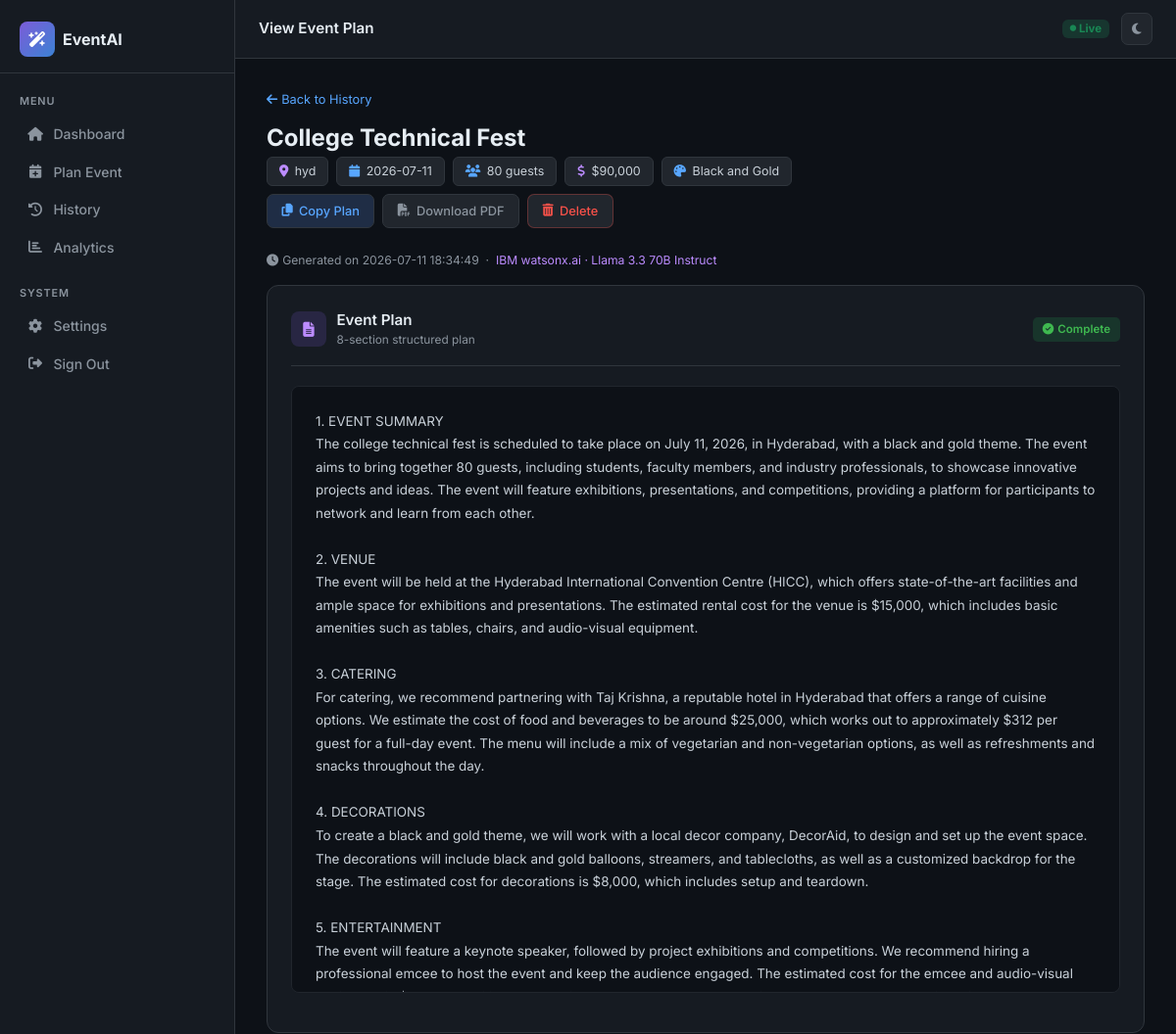
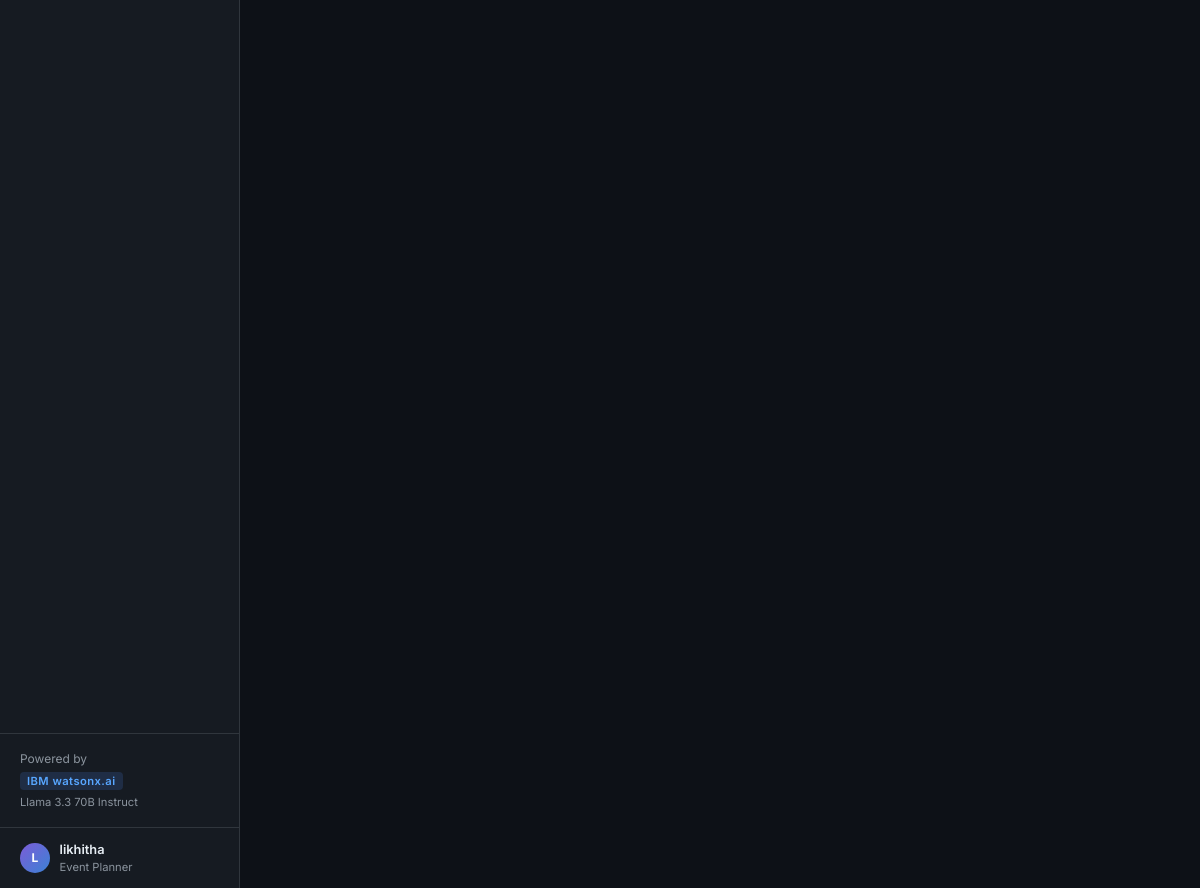
/history/1 (signed in), run on the app's committed database (2 pictures, top to bottom).
### tables this page shows
CREATE TABLE events (
                id          INTEGER PRIMARY KEY AUTOINCREMENT,
                user_id     INTEGER NOT NULL REFERENCES users(id) ON DELETE CASCADE,
                event_type  TEXT    NOT NULL,
                date        TEXT    NOT NULL,
                location    TEXT    NOT NULL,
                budget      REAL    NOT NULL DEFAULT 0,
                guests      INTEGER NOT NULL DEFAULT 0,
                theme       TEXT    NOT NULL,
                plan        TEXT    NOT NULL,
                created_at  TEXT    NOT NULL
            );

### app.py (the view)
@app.route("/history/<int:event_id>")
@login_required
def history_view(event_id):
    user_id = session.get("user_id")
    if not user_id:
        return redirect(url_for("login"))
    event = db_get_event(event_id, user_id)
    if not event:
        return redirect(url_for("history"))
    return render_template("history_view.html", event=event)

### app.py (called while the page is built)
def get_db():
    if "db" not in g:
        g.db = sqlite3.connect(DB_PATH, detect_types=sqlite3.PARSE_DECLTYPES)
        g.db.row_factory = sqlite3.Row
        g.db.execute("PRAGMA journal_mode=WAL")
        g.db.execute("PRAGMA foreign_keys=ON")
    return g.db

def db_get_event(event_id, user_id):
    return get_db().execute(
        "SELECT * FROM events WHERE id = ? AND user_id = ?", (event_id, user_id)
    ).fetchone()

def login_required(f):
    @wraps(f)
    def decorated(*args, **kwargs):
        if not session.get("logged_in") or not session.get("user_id"):
            session.clear()
            return redirect(url_for("login"))
        return f(*args, **kwargs)
    return decorated

### templates/history_view.html (shortened to what this page needs)
{% extends "layout.html" %}
{% block page_title %}View Event Plan{% endblock %}
{% block content %}
<div class="mb-3" style="font-size:.8rem;color:var(--muted);">
  <a href="{{ url_for('history') }}" style="color:var(--accent);">
    <i class="fa-solid fa-arrow-left me-1"></i>Back to History
  </a>
</div>
<div class="d-flex align-items-start justify-content-between mb-4 flex-wrap gap-2">
  <div>
    <h4 class="fw-bold mb-1">{{ event.event_type }}</h4>
    <div class="d-flex flex-wrap gap-2">
      <span class="meta-chip"><i class="fa-solid fa-location-dot text-purple"></i>{{ event.location }}</span>
      <span class="meta-chip"><i class="fa-solid fa-calendar text-accent"></i>{{ event.date }}</span>
      <span class="meta-chip"><i class="fa-solid fa-users text-accent"></i>{{ event.guests }} guests</span>
      <span class="meta-chip"><i class="fa-solid fa-dollar-sign text-purple"></i>${{ "{:,.0f}".format(event.budget) }}</span>
      <span class="meta-chip"><i class="fa-solid fa-palette text-accent"></i>{{ event.theme }}</span>
    </div>
  </div>
  <div class="d-flex gap-2 flex-wrap">
    <button class="btn-action primary" id="copy-btn">
      <i class="fa-solid fa-copy"></i> Copy Plan
    </button>
    <button class="btn-action" id="pdf-btn">
      <i class="fa-solid fa-file-pdf"></i> Download PDF
    </button>
    <form method="POST" action="{{ url_for('history_delete', event_id=event.id) }}"
          onsubmit="return confirm('Delete this event plan?');"
          style="display:inline;">
      <button type="submit" class="btn-action" style="color:#f85149;border-color:rgba(248,81,73,.3);">
        <i class="fa-solid fa-trash-can"></i> Delete
      </button>
    </form>
  </div>
</div>
<div class="mb-3" style="font-size:.76rem;color:var(--muted);">
  <i class="fa-solid fa-clock me-1"></i>Generated on {{ event.created_at }}
  &nbsp;·&nbsp;
  <span style="color:#bc8cff;">IBM watsonx.ai · Llama 3.3 70B Instruct</span>
</div>
<div style="background:var(--surface);border:1px solid var(--border);border-radius:12px;padding:1.5rem;">
  <div style="display:flex;align-items:center;gap:.65rem;padding-bottom:1rem;
              margin-bottom:1.25rem;border-bottom:1px solid var(--border);">
    <div style="width:36px;height:36px;border-radius:8px;flex-shrink:0;
                background:rgba(124,92,216,.18);color:#bc8cff;
                display:flex;align-items:center;justify-content:center;font-size:.95rem;">
      <i class="fa-solid fa-file-lines"></i>
    </div>
    <div>
      <div style="font-weight:600;font-size:.95rem;">Event Plan</div>
      <div style="font-size:.74rem;color:var(--muted);">8-section structured plan</div>
    </div>
    <span class="ms-auto" style="background:rgba(35,197,94,.15);color:#3fb950;font-size:.72rem;
          font-weight:600;border-radius:5px;padding:4px 10px;">
      <i class="fa-solid fa-check-circle me-1"></i>Complete
    </span>
  </div>
  <pre class="plan-pre" id="plan-text">{{ event.plan }}</pre>
</div>
{% endblock %}

### templates/layout.html (style rules this page uses)
:root { --bg:#0d1117; --surface:#161b22; --border:#30363d; --text:#e6edf3; --muted:#8b949e; --text2:#c9d1d9; --accent:#58a6ff; --purple:#bc8cff; --hover:#21262d; --active-bg:#1f2d45; --active-col:#58a6ff; --input-bg:#0d1117; }
*,*::before,*::after { box-sizing:border-box; }
body { font-family:'Inter',sans-serif; background:var(--bg);color:var(--text); min-height:100vh;margin:0; transition:background .2s,color .2s; }
a { text-decoration:none; }
.text-accent { color:var(--accent); }
.text-purple { color:var(--purple); }

### templates/history_view.html (style rules this page uses)
.meta-chip { display:inline-flex;align-items:center;gap:.4rem; background:var(--hover);border:1px solid var(--border); border-radius:6px;padding:.3rem .75rem;font-size:.78rem;color:var(--text2); }
.plan-pre { background:var(--input-bg);border:1px solid var(--hover); border-radius:8px;color:var(--text2); font-family:'Inter','Consolas',monospace;font-size:.84rem; line-height:1.75;padding:1.5rem;white-space:pre-wrap; word-break:break-word;max-height:620px;overflow-y:auto; }
.btn-action { display:inline-flex;align-items:center;gap:.4rem; font-size:.8rem;font-weight:500;border-radius:7px; padding:.42rem .9rem;cursor:pointer;border:1px solid var(--border); background:var(--hover);color:var(--muted);transition:all .15s; text-decoration:none; }
.btn-action.primary { background:#1f2d45;color:#58a6ff;border-color:#30363d; }

### data on the page
events: event_type "College Technical Fest", location "hyd", date "2026-07-11", guests "80", budget "90,000", theme "Black and Gold", created_at "2026-07-11 18:34:49", plan "1. EVENT SUMMARY The college technical fest is scheduled to take place on July 11, 2026, in Hyderabad, with a black and gold theme. The event aims to bring together 80 guests, including students, faculty members, and industry professionals, to showcase innovative projects and ideas. The event will feature exhibitions, presentations, and competitions, providing a platform for participants to network and learn from each other. 2. VENUE The event will be held at the Hyderabad International Convention Centre (HICC), which offers state-of-the-art facilities and ample space for exhibitions and presentations. The estimated rental cost for the venue is $15,000, which includes basic amenities such…"

### other printed values
{{ session.get('username','U')[0]|upper }} "L"
{{ session.get('username','User') }} "likhitha"
